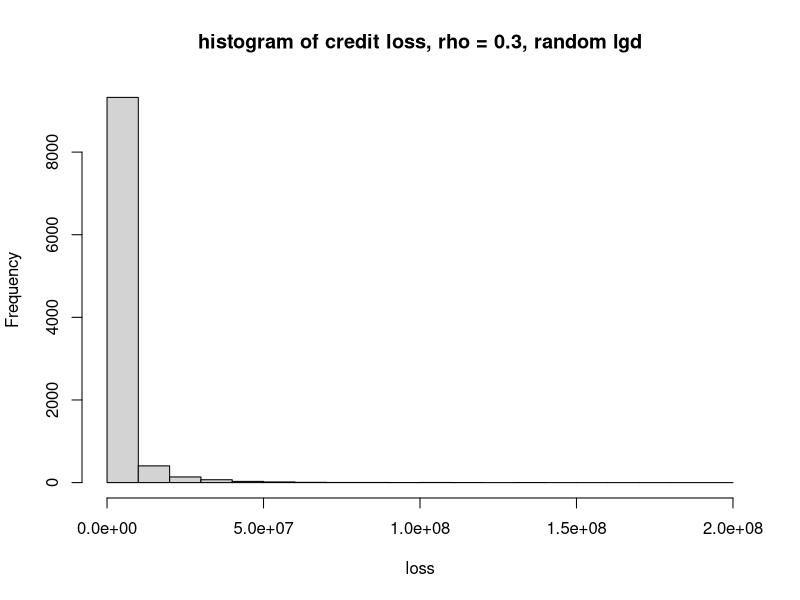
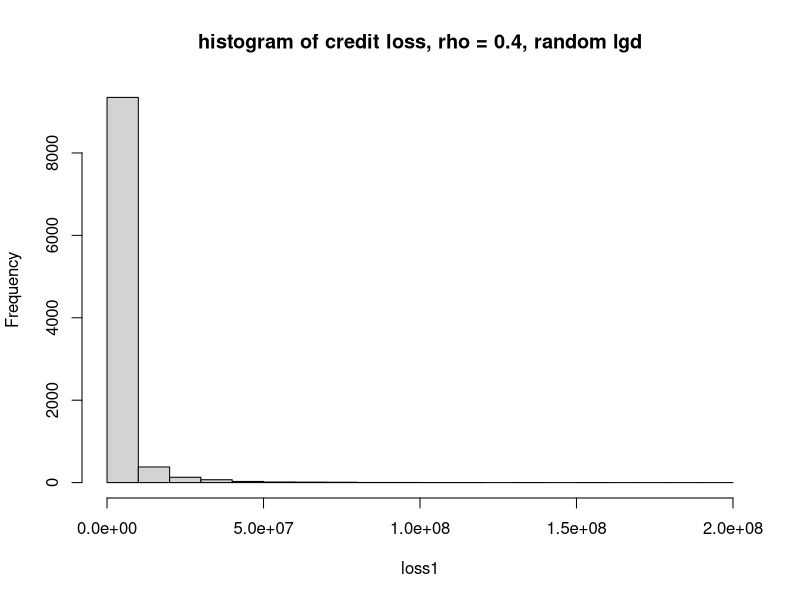

The R script that drew these images, in order:
###Homework 9 Question 1

d2i = qnorm(0.01)
corr = matrix(0.3,50,50)
diag(corr) = 1
library(MASS)
?mvrnorm
def = 0
loss = 0
for(i in 1:10000){
zi = mvrnorm(1,mu = rep(0,50),corr)
reco = matrix(0,50,1)
reco[which(zi<d2i)] = 10000000*rbeta(1,2,2)
loss[i] = sum(reco)
def[i] = sum(zi<d2i)
}
hist(loss,breaks = seq(0,200000000,10000000),
     main = "histogram of credit loss, rho = 0.3, random lgd")

cor1 = matrix(0.4,50,50)
diag(cor1) = 1
def1 = 0
loss1 = 0
for(i in 1:10000){
  zi = mvrnorm(1,mu = rep(0,50),cor1)
  reco = matrix(0,50,1)
  reco[which(zi<d2i)] = 10000000*rbeta(1,2,2)
  loss1[i] = sum(reco)
  def1[i] = sum(zi<d2i)
}
hist(loss1,breaks = seq(0,200000000,10000000),
     main = "histogram of credit loss, rho = 0.4, random lgd")
